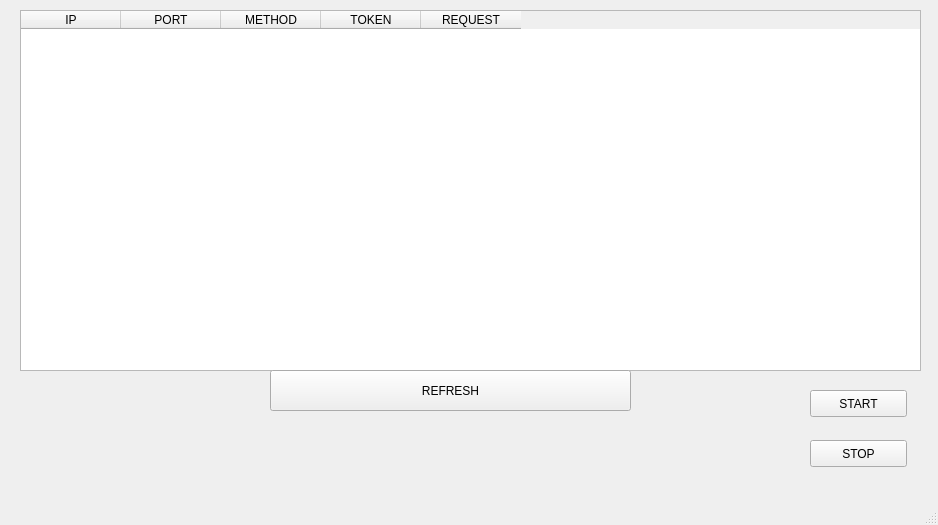
<?xml version="1.0" encoding="UTF-8"?>
<ui version="4.0">
 <class>MainWindow</class>
 <widget class="QMainWindow" name="MainWindow">
  <property name="geometry">
   <rect>
    <x>0</x>
    <y>0</y>
    <width>938</width>
    <height>525</height>
   </rect>
  </property>
  <property name="windowTitle">
   <string>MainWindow</string>
  </property>
  <widget class="QWidget" name="centralwidget">
   <widget class="QPushButton" name="start_button">
    <property name="geometry">
     <rect>
      <x>810</x>
      <y>390</y>
      <width>97</width>
      <height>27</height>
     </rect>
    </property>
    <property name="text">
     <string>START</string>
    </property>
   </widget>
   <widget class="QPushButton" name="stop_button">
    <property name="geometry">
     <rect>
      <x>810</x>
      <y>440</y>
      <width>97</width>
      <height>27</height>
     </rect>
    </property>
    <property name="text">
     <string>STOP</string>
    </property>
   </widget>
   <widget class="QTableWidget" name="tableWidget">
    <property name="geometry">
     <rect>
      <x>20</x>
      <y>10</y>
      <width>901</width>
      <height>361</height>
     </rect>
    </property>
    <column>
     <property name="text">
      <string>IP</string>
     </property>
    </column>
    <column>
     <property name="text">
      <string>PORT</string>
     </property>
    </column>
    <column>
     <property name="text">
      <string>METHOD</string>
     </property>
    </column>
    <column>
     <property name="text">
      <string>TOKEN</string>
     </property>
    </column>
    <column>
     <property name="text">
      <string>REQUEST</string>
     </property>
    </column>
   </widget>
   <widget class="QPushButton" name="refresh_button">
    <property name="geometry">
     <rect>
      <x>270</x>
      <y>370</y>
      <width>361</width>
      <height>41</height>
     </rect>
    </property>
    <property name="text">
     <string>REFRESH</string>
    </property>
   </widget>
  </widget>
  <widget class="QMenuBar" name="menubar">
   <property name="geometry">
    <rect>
     <x>0</x>
     <y>0</y>
     <width>938</width>
     <height>25</height>
    </rect>
   </property>
  </widget>
  <widget class="QStatusBar" name="statusbar"/>
 </widget>
 <resources/>
 <connections/>
</ui>
